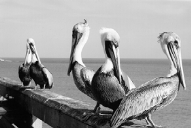
#> input picture data/hw/hw2.png, 191 x 128 px, found by its file name
$ python -i hw2.py   (imports and definitions only)
#> lines starting #> are read from the running program, lines starting #| are printed output that depends on the picture
import cv2
import numpy as np
from matplotlib import pyplot as plt


def callMe():
    ## reading an image
    img = cv2.imread("/home/hp/PycharmProjects/image/data/hw/hw2.png", 0)
#> img is the input picture: shape (128, 191); min 1, max 254, mean 151.8
    showImgComp(img, average_filter(img))
    showImgComp(img, gaussian_filter(img))
    showImgComp(img, q2(img, gaussian_filter(img), 0.5))
    pass


def showImgComp(orignal, new):
    plt.subplot(121), plt.imshow(orignal), plt.title("Orignal")
    plt.xticks([]), plt.yticks([])
    plt.subplot(122), plt.imshow(new), plt.title("Modified")
    plt.xticks([]), plt.yticks([])
    plt.show()
    cv2.waitKey(0)
    cv2.destroyAllWindows()
    pass


### Question 1:
# Write a Python function that uses the convolution method to perform spatial filtering on an
# image. Start by padding your image with 5 rows and columns to the border of the image,
# the value of the padding should be 0. Apply an averaging filter and Gaussian filter with a
# kernel size of 5x5 to image given below. Display the filtered image in your report.

# as this assignment work with the smoothing and filtering
def average_filter(img):
    ## applying the smoothing to the image
    kernel = np.ones((5, 5), np.float32) / 25
    img_out = cv2.filter2D(img, -1, kernel)
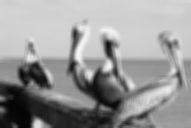
#> img_out: shape (128, 191); min 5, max 247, mean 151.8
#> in showImgComp, `plt.show()`:
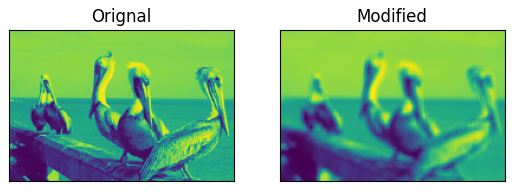
#> figure drawn by matplotlib, 2 panels
    return img_out


## Function for the gaussian filter
def gaussian_filter(img):
    img_out = img.copy()
    height = img.shape[0]
#> height = 128
    width = img.shape[1]
#> width = 191

    gauss = (1.0 / 273) * np.array(
        [[1, 4, 7, 4, 1],
         [4, 16, 26, 16, 4],
         [7, 26, 41, 26, 7],
         [4, 16, 26, 16, 4],
         [1, 4, 7, 4, 1]])

    # Printing gaussian kernel
    # print(gauss)

    for i in np.arange(2, height - 2):
        for j in np.arange(2, width - 2):
            sum = 0
            for k in np.arange(-2, 3):
                for l in np.arange(-2, 3):
                    a = img.item(i + k, j + l)
                    p = gauss[2 + k, 2 + l]
                    sum = sum + (p * a)
            b = sum
            img_out.itemset((i, j), b)
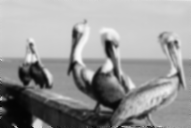
#> img_out: shape (128, 191); min 1, max 248, mean 151.3

    return img_out

### Question 2:
# Image sharpening by Unsharp Masking and Highboost Filtering
# Write a Python function to perform the following steps
# 1. Blur the original image (Output of the first exercise)
# 2. Subtract the blurred image from the original (mask)
# 3. Add the mask to the original

def q2(orignal, blured, k):
#> called with k = 0.5
    g_mask = orignal - blured
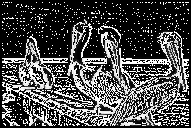
#> g_mask: shape (128, 191); min 0, max 255, mean 75.8
    img_out = orignal + k * g_mask
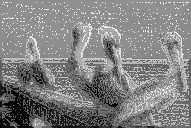
#> img_out: shape (128, 191) float64; min 1, max 370.5, mean 189.6; drawn with min black and max white
    return img_out

>>> result = callMe()
